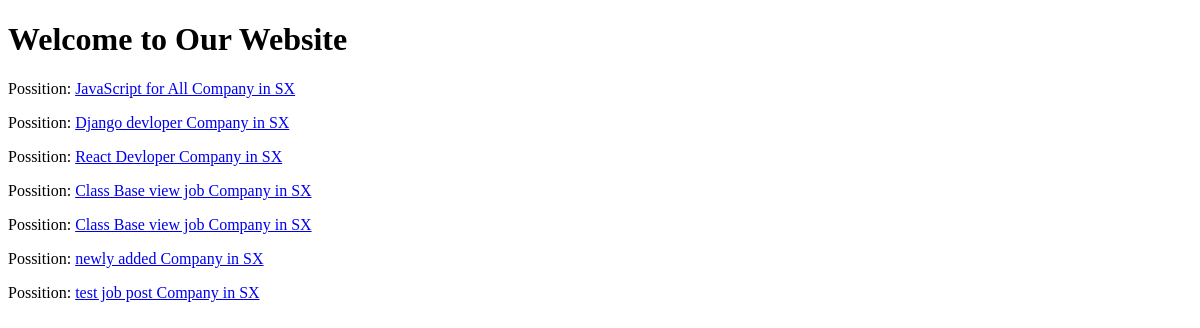
The app's page /, older data.
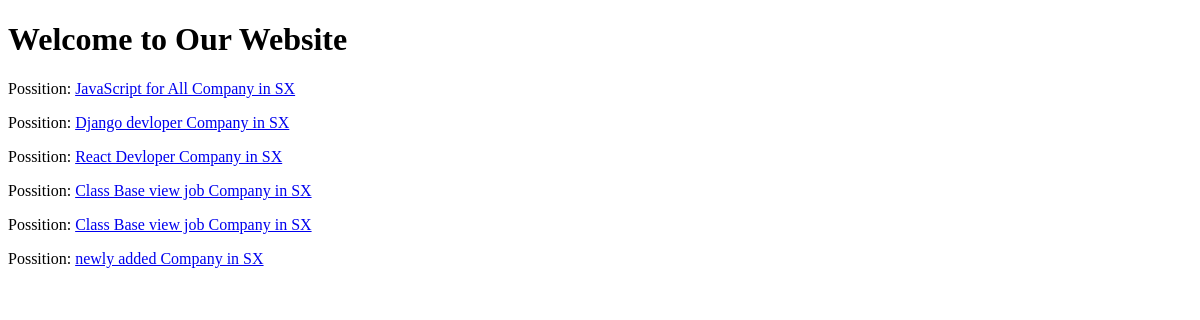
The same page, newer data.
### jobApp/models.py (models this page shows, shortened)
class jobPost(models.Model):
    title = models.CharField(max_length= 200)
    description = models.TextField()
    date = models.DateTimeField(auto_now_add = True)
    expire = models.DateField(null = True)
    salary = models.IntegerField()
    slug = models.SlugField(null=True,max_length= 40,unique = True)
    location = models.OneToOneField(Location,null = True ,on_delete = models.CASCADE)
    author = models.ForeignKey(Author,on_delete = models.CASCADE ,null = True )
    skill = models.ManyToManyField(skills)
    def __str__(self):
        return f'{self.title} Company in SX'

### jobApp/views.py (the view)
# urls.py: 2. Add a URL to urlpatterns:  path('', views.home, name='home')
def home (request):
    temp = tempClass
    is_authentication = False
    context = models.jobPost.objects.all()
    return  render(request,'hello.html',{'context':context})

### jobApp/templates/hello.html (shortened to what this page needs)
<!DOCTYPE html>
<html lang="en">
<head>
</head>
<body>
    <h1>Welcome to Our Website </h1>
    {% for i in context  %}
     <p>Possition:  <a href="{% url "jobDetail" forloop.counter%}"> {{i}}</a> </p>
    {% endfor %}
</body>
</html>

Row changes from the older to the newer data that the page shows:
removed jobPost: title "test job post Company in SX"
